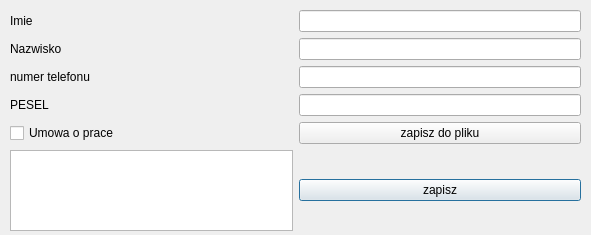
<?xml version="1.0" encoding="UTF-8"?>
<ui version="4.0">
 <class>Dialog</class>
 <widget class="QDialog" name="Dialog">
  <property name="geometry">
   <rect>
    <x>0</x>
    <y>0</y>
    <width>591</width>
    <height>235</height>
   </rect>
  </property>
  <property name="windowTitle">
   <string>Dialog</string>
  </property>
  <widget class="QWidget" name="">
   <property name="geometry">
    <rect>
     <x>10</x>
     <y>10</y>
     <width>571</width>
     <height>221</height>
    </rect>
   </property>
   <layout class="QGridLayout" name="gridLayout">
    <item row="6" column="1">
     <widget class="QPushButton" name="save">
      <property name="text">
       <string>zapisz</string>
      </property>
     </widget>
    </item>
    <item row="5" column="0">
     <widget class="QCheckBox" name="work">
      <property name="text">
       <string>Umowa o prace</string>
      </property>
     </widget>
    </item>
    <item row="5" column="1">
     <widget class="QPushButton" name="savetofile">
      <property name="text">
       <string>zapisz do pliku</string>
      </property>
     </widget>
    </item>
    <item row="3" column="0">
     <widget class="QLabel" name="label_3">
      <property name="text">
       <string>numer telefonu</string>
      </property>
     </widget>
    </item>
    <item row="0" column="0">
     <widget class="QLabel" name="label">
      <property name="text">
       <string>Imie</string>
      </property>
     </widget>
    </item>
    <item row="1" column="0">
     <widget class="QLabel" name="label_2">
      <property name="text">
       <string>Nazwisko</string>
      </property>
     </widget>
    </item>
    <item row="4" column="0">
     <widget class="QLabel" name="label_4">
      <property name="text">
       <string>PESEL</string>
      </property>
     </widget>
    </item>
    <item row="6" column="0">
     <widget class="QListWidget" name="listWidget"/>
    </item>
    <item row="0" column="1">
     <widget class="QLineEdit" name="name"/>
    </item>
    <item row="1" column="1">
     <widget class="QLineEdit" name="surname"/>
    </item>
    <item row="3" column="1">
     <widget class="QLineEdit" name="phone"/>
    </item>
    <item row="4" column="1">
     <widget class="QLineEdit" name="pesel"/>
    </item>
   </layout>
  </widget>
 </widget>
 <resources/>
 <connections/>
</ui>
